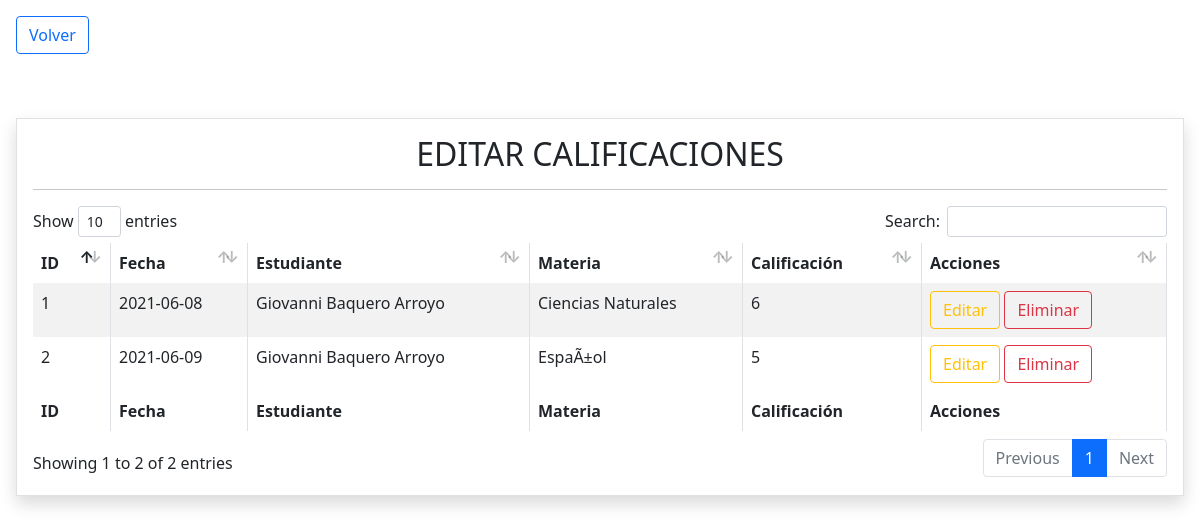
Screenshot of /edicion.php with the database file from the repository.
### tables this page shows
CREATE TABLE `calificaciones` (
  `ID` int(5) NOT NULL,
  `Fecha` date NOT NULL,
  `Estudiante` int(5) NOT NULL,
  `Materia` int(3) NOT NULL,
  `Nota` float NOT NULL
);

CREATE TABLE `estudiantes` (
  `ID` int(5) NOT NULL,
  `NombreEst` varchar(70) NOT NULL,
  `EdadEst` int(2) NOT NULL,
  `CursoEst` int(2) NOT NULL
);

CREATE TABLE `materias` (
  `ID` int(5) NOT NULL,
  `NombreMateria` varchar(20) NOT NULL
);

### edicion.php (the view, shortened to what this page needs)
<!DOCTYPE html>
<html lang="en">
<head>
    <?php
        include("templates/head.php");
        $tipo = $_GET['k'];
    ?>
</head>
<body>
    <a href="index.php" class="btn btn-outline-primary text-decoration-none m-3">Volver</a>
   <div class="contenedor_tablas p-3">
        <?php
            if($tipo == "estudiante"){
        ?>
        <div class="tabla shadow p-3 rounded">
            <h2 class="text-center">EDITAR ESTUDIANTES</h2>
            <hr>
            <table id="tablausers" class="table table-striped table-bordered" style="width:100%">
                <thead>
                    <tr>
                        <th>ID</th>
                        <th>Nombre</th>
                        <th>Edad</th>
                        <th>Curso</th>
                        <th>Acciones</th>
                    </tr>
                </thead>
                <tbody>
                    <?php
                        include('php/conexion.php');
                        $query = "SELECT * FROM estudiantes";
                        $result = mysqli_query($conexiondb, $query);
                        while ($row = mysqli_fetch_array($result)) {
                    ?>
                    <tr>
                        <td><?php echo $row['ID'] ?></td>
                        <td><?php echo $row['NombreEst'] ?></td>
                        <td><?php echo $row['EdadEst'] ?></td>
                        <?php
                            $cursoEst = $row['CursoEst'];
                            $query2 = "SELECT * FROM cursos WHERE ID = '$cursoEst'";
                            $result2 = mysqli_query($conexiondb, $query2);
                            while ($row2 = mysqli_fetch_array($result2)) {
                        ?>
                        <td><?php echo $row2['NombreCurso'] ?></td>
                        <?php } ?>
                        <td>
                            <a href="editar.php?id=<?php echo $row['ID']?>&tipo=estudiante" class="btn btn-outline-warning">Editar</a>
                            <a href="" class="btn btn-outline-danger borrar_registro" data-id="<?php echo $row['ID'] ?>" data-tipo="estudiantes">Eliminar</a>
                        </td>
                    </tr>
                    <?php } ?>
                </tbody>
                <tfoot>
                    <tr>
                        <th>ID</th>
                        <th>Nombre</th>
                        <th>Edad</th>
                        <th>Curso</th>
                        <th>Acciones</th>
                    </tr>
                </tfoot>
            </table>
        </div>
        <?php
            }else{
        ?>
        <div class="tabla shadow p-3">
            <h2 class="text-center">EDITAR CALIFICACIONES</h2>
            <hr>
            <table id="tablacalifi" class="table table-striped table-bordered" style="width:100%">
                <thead>
                    <tr>
                        <th>ID</th>
                        <th>Fecha</th>
                        <th>Estudiante</th>
                        <th>Materia</th>
                        <th>Calificación</th>
                        <th>Acciones</th>
                    </tr>
                </thead>
                <tbody>
                    <?php
                        include('php/conexion.php');
                        $query = "SELECT * FROM calificaciones";
                        $result = mysqli_query($conexiondb, $query);
                        while ($row = mysqli_fetch_array($result)) {
                    ?>
                    <tr>
                        <td><?php echo $row['ID'] ?></td>
                        <td><?php echo $row['Fecha'] ?></td>
                        <?php
                            $est = $row['Estudiante'];
                            $query2 = "SELECT * FROM estudiantes where ID = '$est'";
                            $result2 = mysqli_query($conexiondb, $query2);
                            while ($row2 = mysqli_fetch_array($result2)) {
                        ?>
                        <td><?php echo $row2['NombreEst'] ?></td>
                        <?php }
                            $mat = $row['Materia'];
                            $query3 = "SELECT * FROM materias where ID = '$mat'";
                            $result3 = mysqli_query($conexiondb, $query3);
                            while ($row3 = mysqli_fetch_array($result3)) {
                        ?>
                        <td><?php echo $row3['NombreMateria'] ?></td>
                        <?php } ?>
                        <td><?php echo $row['Nota'] ?></td>
                        <td>
                            <a href="editar.php?id=<?php echo $row['ID']?>&tipo=calificacion" class="btn btn-outline-warning">Editar</a>
                            <a href="" class="btn btn-outline-danger borrar_registro" data-id="<?php echo $row['ID'] ?>" data-tipo="calificaciones">Eliminar</a>
                        </td>
                    </tr>
                    <?php } ?>
                </tbody>
                <tfoot>
                    <tr>
                        <th>ID</th>
                        <th>Fecha</th>
                        <th>Estudiante</th>
                        <th>Materia</th>
                        <th>Calificación</th>
                        <th>Acciones</th>
                    </tr>
                </tfoot>
            </table>
        </div>
        <?php
            }
        ?>
   </div>
</body>
</html>

### css/main.css (style rules this page uses)
.tabla { margin-top: 2rem; border: 1px solid #e1e1e1; }

### rows the page displays
calificaciones: ID "1", Fecha "2021-06-08", Nota "6"
estudiantes: NombreEst "Giovanni Baquero Arroyo"
materias: NombreMateria "Ciencias Naturales"
calificaciones: ID "2", Fecha "2021-06-09", Nota "5"
materias: NombreMateria "EspaÃ±ol"
